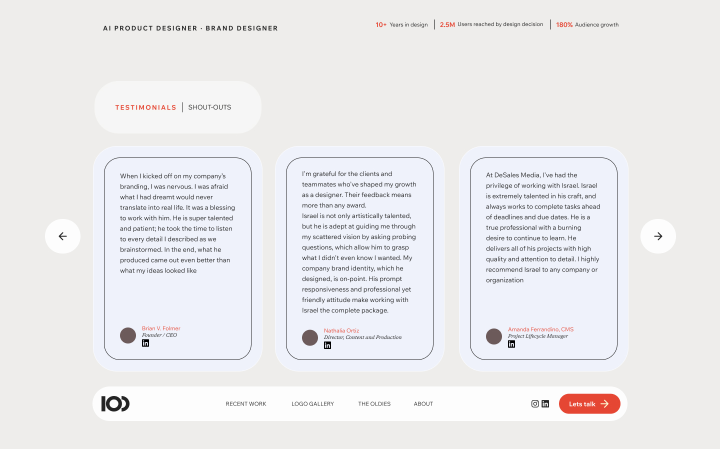
#> input picture framer/screengrabs/Desktop - Landing - Section 5 - Testimonials.jpg, 1440 x 898 px (shown at 1/2 size)
$ python -i color_match.py   (imports and definitions only)
#> lines starting #> are read from the running program, lines starting #| are printed output that depends on the picture
"""Measure how far each model's website render is from its still, in color, and work out a gentle correction
(lightness + saturation/hue shift, in Lab) for its textures. Run with Python + numpy + Pillow:
  python color_match.py <stills_dir> <renders_dir> <out.json> [--apply-previous <old.json>]
Writes per model: dE (average color difference, lower = closer) and the correction to apply."""
import sys, os, json, glob, numpy as np
from PIL import Image

STILLS, RENDERS, OUT = sys.argv[1], sys.argv[2], sys.argv[3]
G = 160


def lab(rgb):
    c = np.where(rgb <= 0.04045, rgb / 12.92, ((rgb + 0.055) / 1.055) ** 2.4)
    M = np.array([[0.4124, 0.3576, 0.1805], [0.2126, 0.7152, 0.0722], [0.0193, 0.1192, 0.9505]])
    xyz = c @ M.T / np.array([0.9505, 1.0, 1.089])
    f = np.where(xyz > 0.008856, np.cbrt(xyz), 7.787 * xyz + 16 / 116)
    return np.stack([116 * f[..., 1] - 16, 500 * (f[..., 0] - f[..., 1]), 200 * (f[..., 1] - f[..., 2])], -1)


def place(path):
    im = Image.open(path).convert("RGBA")
    a = np.array(im)
    ys, xs = np.nonzero(a[:, :, 3] > 128)
    crop = im.crop((xs.min(), ys.min(), xs.max() + 1, ys.max() + 1))
    s = (G - 2) / max(crop.size)
#> s = 0.11
    crop = crop.resize((max(1, round(crop.size[0] * s)), max(1, round(crop.size[1] * s))), Image.LANCZOS)
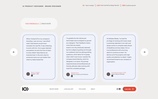
#> crop: PIL image 158x99 RGBA; mean R, G, B, A 235.2, 234.9, 236.7, 255
    out = Image.new("RGBA", (G, G)); out.paste(crop, ((G - crop.size[0]) // 2, (G - crop.size[1]) // 2))
#> after `out = Image.new('RGBA', (G, G))`: out: PIL image 160x160 RGBA; every value is 0
#> after `out.paste(crop, ((G - crop.size[0]) // 2, (G - crop.size[1]) // 2))`:
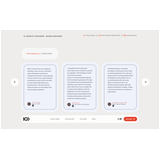
#> out: PIL image 160x160 RGBA; mean R, G, B, A 143.7, 143.6, 144.6, 155.8; transparent parts drawn white
    o = np.array(out.resize((G // 4, G // 4), Image.BOX)).astype(np.float32) / 255  # blur away texture noise
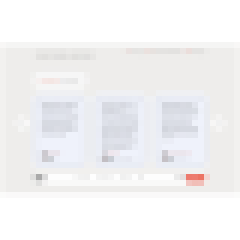
#> o: shape (40, 40, 4) float32 (shown 6 times larger); mean R, G, B, A 0.6, 0.599, 0.603, 0.611; transparent parts drawn white
    return o[:, :, 3] > 0.9, lab(o[:, :, :3])
#> in lab, `c = np.where(rgb <= 0.04045, rgb / 12.92, ((rgb + 0.055) / 1.055) ** 2..`:
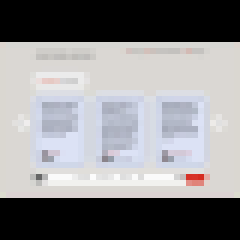
#> c: shape (40, 40, 3) float32 (shown 6 times larger); mean of channels 0, 1, 2 0.543, 0.542, 0.55; drawn as R, G, B
#> in lab, `f = np.where(xyz > 0.008856, np.cbrt(xyz), 7.787 * xyz + 16 / 116)`:
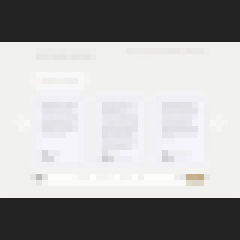
#> f: shape (40, 40, 3) float64 (shown 6 times larger); mean of channels 0, 1, 2 0.66, 0.66, 0.662; drawn as R, G, B
#> in lab, `return np.stack([116 * f[..., 1] - 16, 500 * (f[..., 0] - f[..., 1]), ..`:
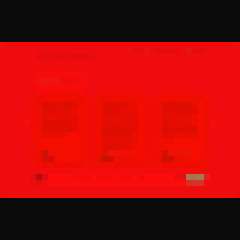
#> returned value: shape (40, 40, 3) float64 (shown 6 times larger); mean of channels 0, 1, 2 60.5, 0.3, -0.4; drawn with min black and max white


res = {}
# [22 lines not run here, left out]

>>> result = place('../../../framer/screengrabs/Desktop - Landing - Section 5 - Testimonials.jpg')
